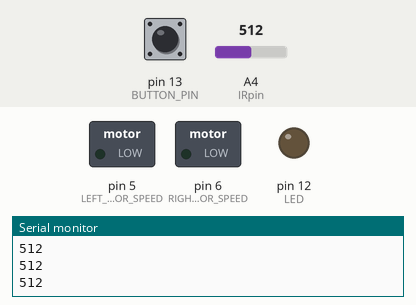
A sketch run on a simulated Arduino Uno, built with avr-gcc and run on an emulated ATmega328P. Shown: switched loads named in the sketch (green lamp = pin HIGH), output pins drawn as LEDs (lit = HIGH), the last lines printed to the serial monitor. Dashed ring = blinking. Inputs (shaded band) come from the test bench; at power-on: A4 (IRpin) = 512, pin 13 (BUTTON_PIN) LOW.

Above: at 1.1 s.
1.5 s: A4 (IRpin) set to 483
3.3 s: A4 (IRpin) set to 510
At 3.7 s:
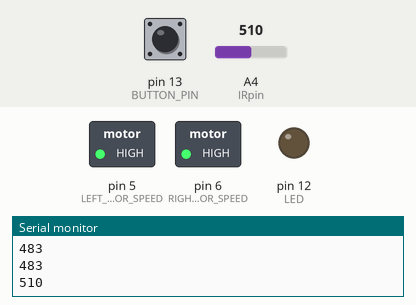
6.3 s: pin 13 (BUTTON_PIN) pulled HIGH for 3.2 s
11.0 s: A4 (IRpin) set to 0
At 11.6 s:
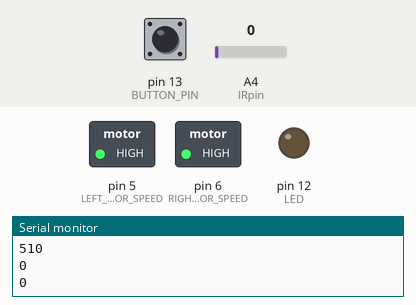
12.6 s: A4 (IRpin) set to 511
At 13.0 s:
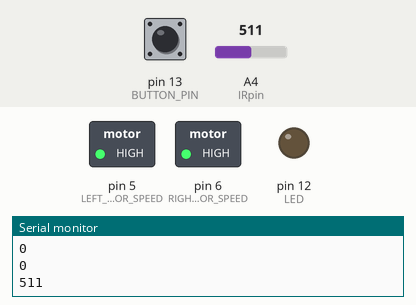
Timing chart, 0 to 16.6 s (numbered marks = the images above; inputs shaded):
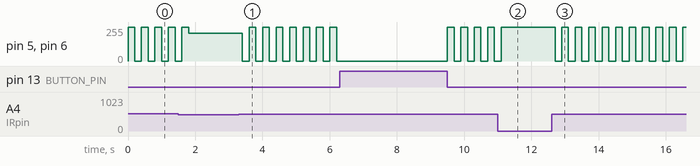

The sketch:

Module_7.ino
```cpp
#include<Servo.h>
#include<EEPROM.h>
#define LEFT_ENCODER 2
#define RIGHT_ENCODER 3

#define RIGHT_MOTOR_SPEED 6
#define RIGHT_MOTOR_DIRECTION 7
#define LEFT_MOTOR_SPEED 5
#define LEFT_MOTOR_DIRECTION 4

#define LEFT_BUMPER_PIN 8
#define RIGHT_BUMPER_PIN 9

#define FULL_SPIN 9

#define BUTTON_PIN 13

#define LED 12

#define IRpin 4

byte Lspeed = 0;
byte Rspeed = 0;
int distance = 0;
int adjust = 0;
void setup() {
  pinMode(BUTTON_PIN, INPUT);
  pinMode(LEFT_BUMPER_PIN, INPUT);
  pinMode(RIGHT_BUMPER_PIN, INPUT);
  pinMode(LED, OUTPUT);
  pinMode(RIGHT_MOTOR_SPEED, OUTPUT);
  pinMode(LEFT_MOTOR_SPEED, OUTPUT);
  Serial.begin(9600);
  Serial.println("STARTING");
  Lspeed = EEPROM.read(0);
  Rspeed = EEPROM.read(1);
}

void loop()
{
  while (digitalRead(BUTTON_PIN));
  setMotors(1,Lspeed, 1,Rspeed, -1);
  reactIR();
}

void reactIR() {
  int go = 1;
  while (go) {
    distance = analogRead(IRpin);
    adjust = distance/10;
    Serial.println(distance);
    if(distance>500){
      setMotors(1,0,1,0,-1);
      go=0;
    }
    else{
      setMotors(1,Lspeed-adjust,1,Rspeed-adjust,-1);
    }
  }
}

void setMotors(int Ldir, int Lspd, int Rdir, int Rspd, int rotations) {
  digitalWrite(LEFT_MOTOR_DIRECTION, Ldir);
  analogWrite(LEFT_MOTOR_SPEED,  Lspd);
  digitalWrite(RIGHT_MOTOR_DIRECTION, Rdir);
  analogWrite(RIGHT_MOTOR_SPEED,  Rspd);
  delay(200);
  if (rotations != -1)
    countEncoder(rotations);
}

void countEncoder(int rotations) {
  for (int i = 0; i < rotations; i++) {
    Serial.println(i);
    while (!digitalRead(LEFT_ENCODER));
    while (digitalRead(LEFT_ENCODER));
  }
}
```

Measured:
- after the input at 3.3 s, pin 5 (LEFT_MOTOR_SPEED), pin 6 (RIGHT_MOTOR_SPEED): alternates 255/255 for 0.20 s and 0/255 for 0.20 s, starting after 0.10 s
- after the input at 11.0 s, pin 5 (LEFT_MOTOR_SPEED), pin 6 (RIGHT_MOTOR_SPEED): goes on until 11.1 s, then stays 255/255
- after the input at 12.6 s, pin 5 (LEFT_MOTOR_SPEED), pin 6 (RIGHT_MOTOR_SPEED): alternates 255/255 for 0.20 s and 0/255 for 0.20 s, starting after 0.10 s
